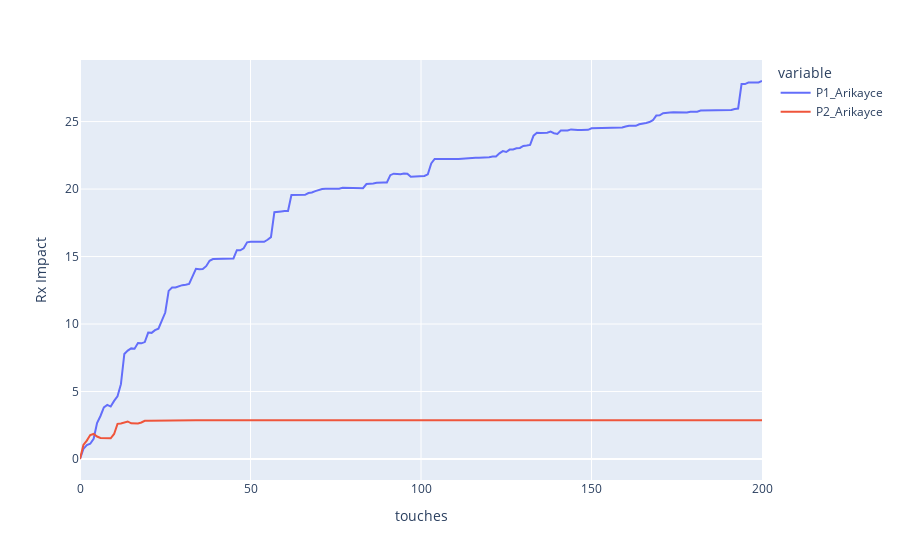

The code cell stored with this chart in its notebook:
### Code cell
overall_resp = pd.concat([channel1['resp_df'], channel2['resp_df'].drop(['touches'], axis=1)], axis=1)
fig = response_curves.plot(overall_resp, 'touches', ['P1_Arikayce', 'P2_Arikayce'])
fig

### Figure 1 — Plotly figure (JSON) as saved in the notebook; plotly's stock layout.template omitted (floating-point values rounded to 4 significant figures; data arrays with more than 128 entries replaced by an {"elided": "..."} marker saying what was removed)
{"data": [{"hovertemplate": "variable=P1_Arikayce<br>touches=%{x}<br>value=%{y}<extra></extra>", "legendgroup": "P1_Arikayce", "line": {"color": "#636efa", "dash": "solid"}, "marker": {"symbol": "circle"}, "mode": "lines", "name": "P1_Arikayce", "orientation": "v", "showlegend": true, "type": "scatter", "x": {"elided": "201 int values"}, "xaxis": "x", "y": {"elided": "201 float values"}, "yaxis": "y"}, {"hovertemplate": "variable=P2_Arikayce<br>touches=%{x}<br>value=%{y}<extra></extra>", "legendgroup": "P2_Arikayce", "line": {"color": "#EF553B", "dash": "solid"}, "marker": {"symbol": "circle"}, "mode": "lines", "name": "P2_Arikayce", "orientation": "v", "showlegend": true, "type": "scatter", "x": {"elided": "201 int values"}, "xaxis": "x", "y": {"elided": "201 float values"}, "yaxis": "y"}], "layout": {"legend": {"title": {"text": "variable"}, "tracegroupgap": 0}, "margin": {"t": 60}, "xaxis": {"anchor": "y", "domain": [0, 1], "title": {"text": "touches"}}, "yaxis": {"anchor": "x", "domain": [0, 1], "title": {"text": "Rx Impact"}}}}
